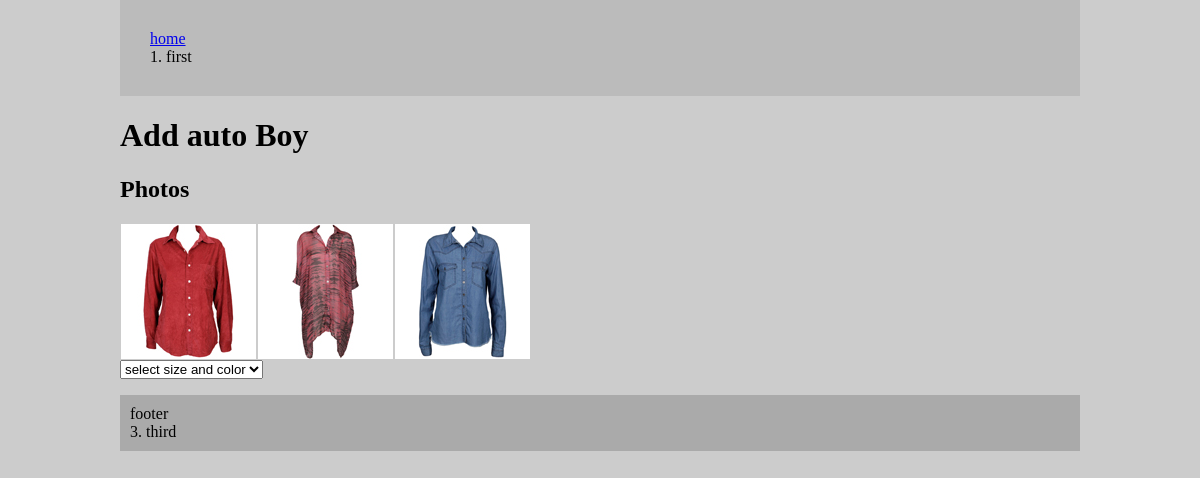
Screenshot of /Category/Boys/9 with the database file from the repository.
### tables this page shows
CREATE TABLE IF NOT EXISTS `product` (
  `product_id` int(4) NOT NULL AUTO_INCREMENT,
  `product_name` varchar(100) NOT NULL,
  `description` varchar(2000) DEFAULT NULL,
  `size_description` varchar(2000) DEFAULT NULL,
  `price` decimal(10,2) NOT NULL,
  `price_discount_amt` decimal(10,2) NOT NULL DEFAULT '0.00',
  `is_active` tinyint(1) NOT NULL DEFAULT '0',
  `category_id` int(4) NOT NULL,
  `weight` float NOT NULL DEFAULT '0',
  `date_created` datetime NOT NULL,
  `date_modified` datetime NOT NULL,
  PRIMARY KEY (`product_id`),
  KEY `category_id` (`category_id`)
);

CREATE TABLE IF NOT EXISTS `photo` (
  `photo_id` int(4) NOT NULL AUTO_INCREMENT,
  `alternative_text` varchar(100) DEFAULT NULL,
  `filename` varchar(30) NOT NULL,
  `is_active` tinyint(1) NOT NULL DEFAULT '1',
  `is_main` tinyint(1) NOT NULL DEFAULT '0',
  `product_id` int(4) NOT NULL,
  `weight` float NOT NULL DEFAULT '0',
  `date_created` datetime NOT NULL,
  PRIMARY KEY (`photo_id`),
  KEY `product_id` (`product_id`),
  KEY `is_main` (`is_main`)
);

### application/controllers/Product.php (called while the page is built, shortened)
<?php
class Product extends CI_Controller{
    public function Product(){
        $this->load->model('ProductModel');
        $this->load->model('ItemModel');
        $this->load->model('PhotoModel');
        $this->load->helper('form');
        $data['header'] = $this::_getHeader();
        $data['footer'] = $this::_getFooter();
        $data['title']  = $this::_getTitle();
        $this->load->vars($data);
    }
	public function view($product_id){
        $product = $this->ProductModel->getProductById($product_id);
        $photos = $this->PhotoModel->getPhotoListByProductId($product_id);
        $items = $this->ItemModel->getItemList($product_id);
        $options = array();
        $options[-1] = 'select size and color';
        $data['main'] = array(
        					'product' => $product,
        					'photos'  => $photos,
        					'items'   => $items,
        					'items_options' => $options,
        				);
        $data['page'] = 'product';
        $this->load->view('template', $data);
	}
    private function _getHeader(){
        return array(
                    'first'  => '1. first',
                    'second' => '2. second'
                    );
    }
    private function _getFooter(){
        return array(
                    'third'  => '3. third',
                    'fourth' => '4. fourth'
                    );
    }
    private function _getTitle(){
        return null;
    }
}

### index.php (called while the page is built, shortened)
<?php
require_once BASEPATH.'core/CodeIgniter.php';

### application/models/ProductModel.php (called while the page is built, shortened)
<?php
class ProductModel extends CI_Model{
    function getProductById($product_id, $active_only = TRUE){
        $sql = 'select product_id, product_name, description, size_description,
                price, price_discount_amt, price - price_discount_amt as price_sell,
        		is_active, date_created, date_modified from product where product_id = ? and is_active = ?';
        $query = $this->db->query($sql, array($product_id, ($active_only) ? 1 : 0));
        $data = $query->row_array();
        return $data;
    }
}

### application/models/PhotoModel.php (called while the page is built, shortened)
<?php
class PhotoModel extends CI_Model{
    function getPhotoListByProductId($product_id, $active_only = TRUE){
    	$sql = 'select *, filename as photo_filename from photo
    			where product_id = ? and is_active = ?
    			order by is_main DESC, weight ASC';
        $query = $this->db->query($sql, array($product_id, ($active_only) ? 1 : 0));
        $data = $query->result_array();
        return $data;
    }
}

### application/views/product.php (the view, shortened to what this page needs)
<h1><?=$product['product_name'] ?></h1>
<form action="<?= base_url().'cart' ?>" method="post">
	<h2>Photos</h2>
	<?foreach ($photos as $photo){ ?>
	    <div style="float: left; margin: 1px">
	    	<img src="<?= base_url().'images/products/'.$photo['photo_filename'] ?>">
	    </div>
	<?} ?>
	<?=form_dropdown('item_id', $items_options);?>
</form>

### css/site_layout.css (style rules this page uses)
body { margin: 0; padding: 0; background: #ccc; }

### rows the page displays
product: product_name "Add auto Boy"
photo: filename (picture)
photo: filename (picture)
photo: filename (picture)

### other values shown
$first "1. first"
$third "3. third"
